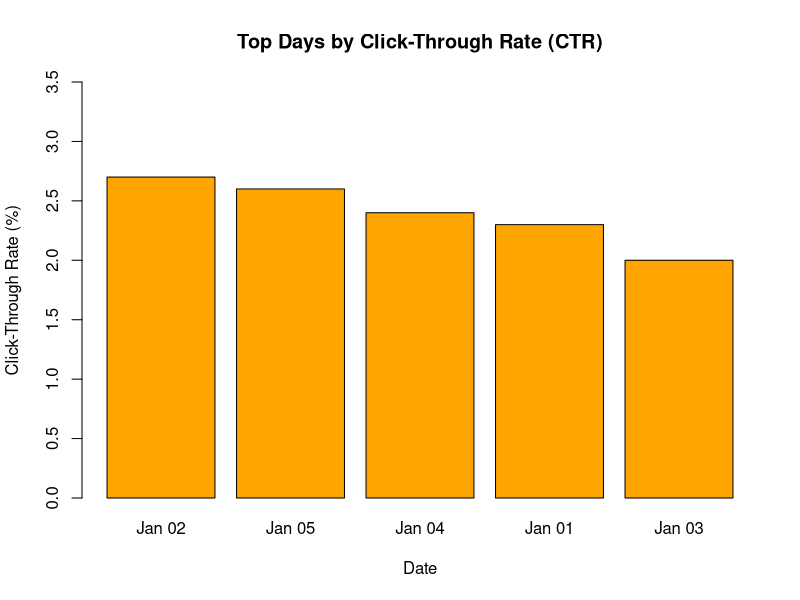

R code for this plot:
# Create dataset for Set 5
website_data <- data.frame(
  Date = as.Date(c("2023-01-01", "2023-01-02", "2023-01-03", "2023-01-04", "2023-01-05")),
  Page_Views = c(1500, 1600, 1400, 1650, 1800),
  CTR = c(2.3, 2.7, 2.0, 2.4, 2.6),
  Likes = c(120, 150, 100, 130, 170),
  Shares = c(45, 60, 30, 50, 65),
  Comments = c(25, 35, 15, 20, 40)
)

print(website_data)

# Sort data by CTR in descending order
sorted_ctr <- website_data[order(-website_data$CTR), ]

# 2. Bar Chart for Highest CTR Days
barplot(sorted_ctr$CTR, 
        names.arg = format(sorted_ctr$Date, "%b %d"), 
        col = "orange", 
        xlab = "Date", 
        ylab = "Click-Through Rate (%)", 
        main = "Top Days by Click-Through Rate (CTR)",
        ylim = c(0, 3.5))
